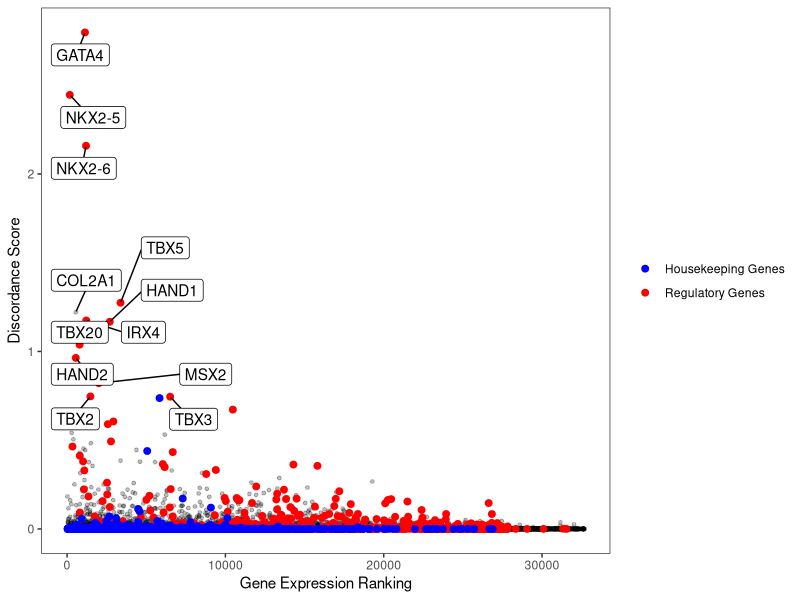
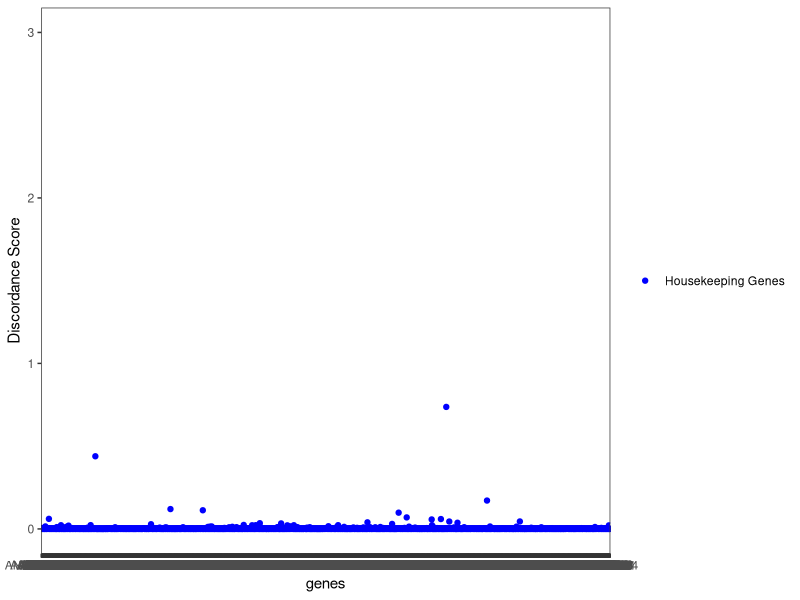

The R script that drew these images, in order:
setwd("C:/Users/lcj_m/OneDrive/Desktop/NF2_KO")
library(ggplot2)
library(dplyr)
library(ggrepel)


###Figure 5B-C TRIAGE visualization###
###Input WT Discordance and expression data, and label TF and HK genes###
DS = read.table("DS.txt", header=TRUE, row.names=NULL)
TF = read.table("TF.txt", header=TRUE,row.names=NULL )
HK = read.table("HK_genes.txt", header=TRUE,row.names=NULL )
RTS = read.table("rts.txt", header=TRUE,row.names=NULL )
EXP = read.table("wtexpression_fpkm.txt", header=TRUE,row.names=NULL)

colnames(DS)=c("gene","DS")
#Rank DS SCORE
DS$TRIAGE_RANK[order(-DS$DS)] <-1:nrow(DS)
write.table(DS,file="DS_RANK_WT.txt",sep="\t",quote=FALSE)

DS$tf = TF$type[match(DS$gene,TF$gene)]
DS$hk = HK$type[match(DS$gene,HK$gene)]
DS$RTS = RTS$RTS[match(DS$gene, RTS$gene)]
DS$EXP_RANK = EXP$Rank[match(DS$gene, EXP$Gene)]

###SUPPLEMENTARY TABLE 5####
EXP1 = read.table("EXPRANK.txt", header=TRUE,row.names=NULL)
TRIAGE1 = read.table("TRIAGERANK.txt", header=TRUE, row.names=NULL)
Supp5<-left_join(TRIAGE1,EXP1, 'Gene')
write.table(Supp5,file="Supplementary Table 5.txt",sep="\t",quote=FALSE)

DS$type = paste(DS$tf,DS$hk)
table(DS$type)


DS<-distinct(DS,gene, .keep_all= TRUE)
TF<-DS %>% filter(type=="TF NA")
HK<-DS %>% filter(type=="NA HK")
tolabel<- DS%>%filter(DS>0.5)
tolabel<-tolabel%>%filter(tolabel$TRIAGE_RANK<13)

p<-ggplot(DS, aes(x=EXP_RANK, y=DS))+
  geom_point(col="black", alpha=0.25, size=1)+
  geom_point(data=TF, aes(col="Regulatory Genes"), alpha=1, size=2)+
  geom_point(data=HK,aes(col="Housekeeping Genes"), alpha= 1, size =2)+
  scale_color_manual(name=NULL, values=c("Regulatory Genes"= "red", "Housekeeping Genes"="blue"))+
  geom_label_repel(data = tolabel, min.segment.length = 0, box.padding = 0.5, max.overlaps= Inf,aes(label = gene))+
  theme_bw()+theme(panel.grid=element_blank())+
  labs(x = "Gene Expression Ranking", y = "Discordance Score")
ggsave(filename="DS_plot_expRANK_WTD14.pdf", plot=p, width=10, height=5, units="in")


q<-ggplot(HK, aes(x=gene, y=DS))+
  geom_point(alpha=1, size=1.5,aes(col="Housekeeping Genes"))+
  theme_bw()+theme(panel.grid=element_blank())+
  scale_color_manual(name=NULL, values=c("Housekeeping Genes"= "blue"))+
  labs(x = "genes", y = "Discordance Score")+ylim(0,3)
ggsave(filename="DS_plot_HK.pdf", plot=q, width=10, height=5, units="in")

